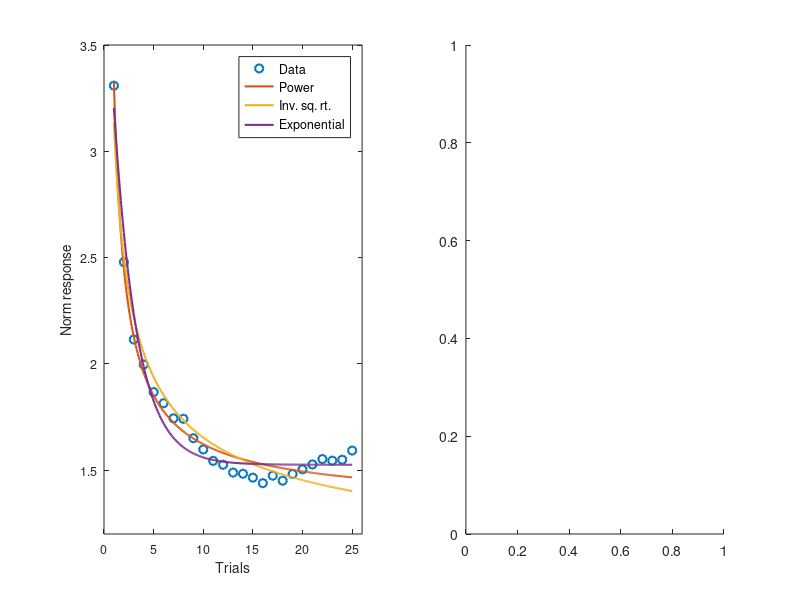

The MATLAB script that drew this image: (Note: this script raises an error after producing the figure.)
load("choice_results.mat")

trial_axis = 1:1:block_length;

h = figure();

hold off
subplot(1, 2, 1);
plot(trial_axis, firing_rates -1, 'o', 'DisplayName', "Data", 'LineWidth', 1.5);
hold on
plot(trial_axis_fine, power_fitted-1, 'DisplayName', "Power", 'LineWidth', 1.5);
plot(trial_axis_fine, inv_sqrt_fitted-1, 'DisplayName', "Inv. sq. rt.", 'LineWidth', 1.5);
plot(trial_axis_fine, exponential_fitted-1, 'DisplayName', "Exponential", 'LineWidth', 1.5);

set(gca, 'FontSize', 9)
xlabel("Trials", 'FontSize', 10);
ylabel("Norm response", 'FontSize', 10)
legend('FontSize', 9);

xlim([0,26]);
ylim([1.2, 3.5]);

subplot(1, 2, 2);
bic1 = 4 * log(block_length) - 2 * (-loss_min1);
bic2 = 4 * log(block_length) - 2 * (-loss_min2);
bic3 = 3 * log(block_length) - 2 * (-loss_min3);

X = categorical({'Power','Inv. sq. rt.','Exponential'});
X = reordercats(X,{'Power','Inv. sq. rt.','Exponential'});

bar(X, [bic1, bic3, bic2]);
set(gca, 'FontSize', 9);
xlabel("Function type", "FontSize", 10);
ylabel("BIC", "FontSize", 10);
ylim([-70, 0]);

h.Position(3:4) = [800, 250];

set(h,'Units','Inches');
pos = get(h,'Position');
set(h,'PaperPositionMode','Auto','PaperUnits','Inches','PaperSize',[pos(3), pos(4)])
print(h,'figures/fitting_choice_task','-dpdf','-r0')